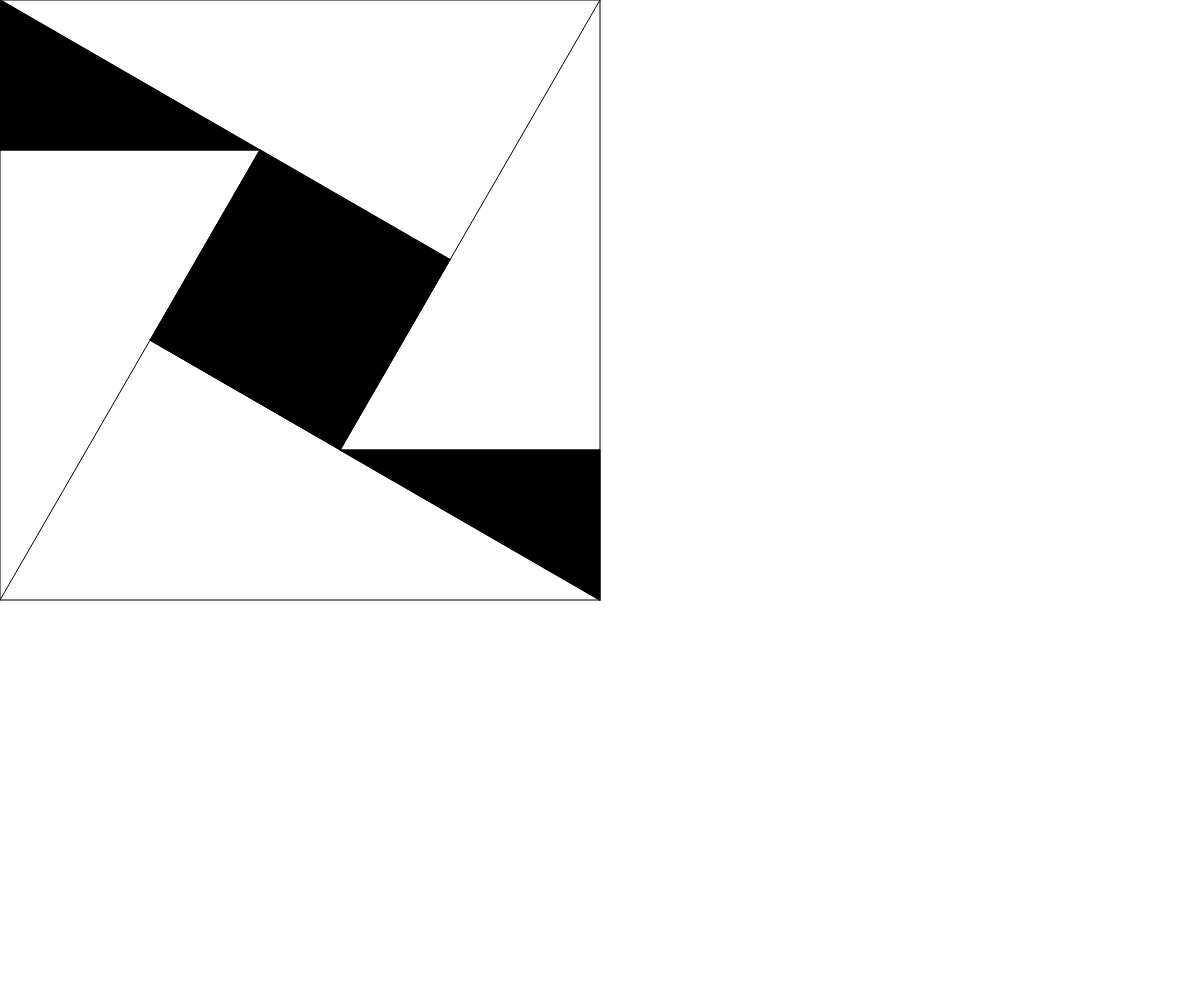
Frame 1 (no input)
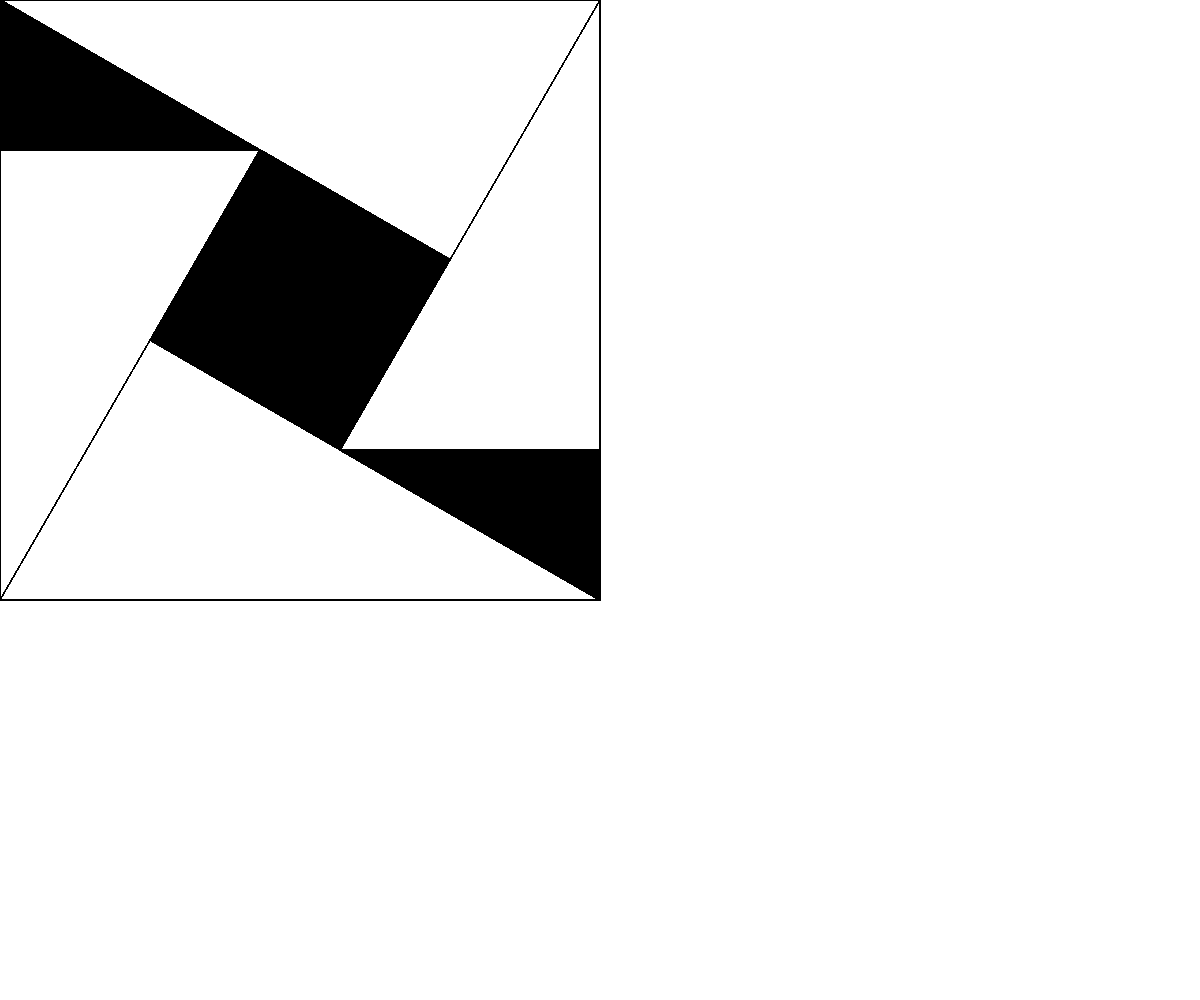
Frame 60 (no input)
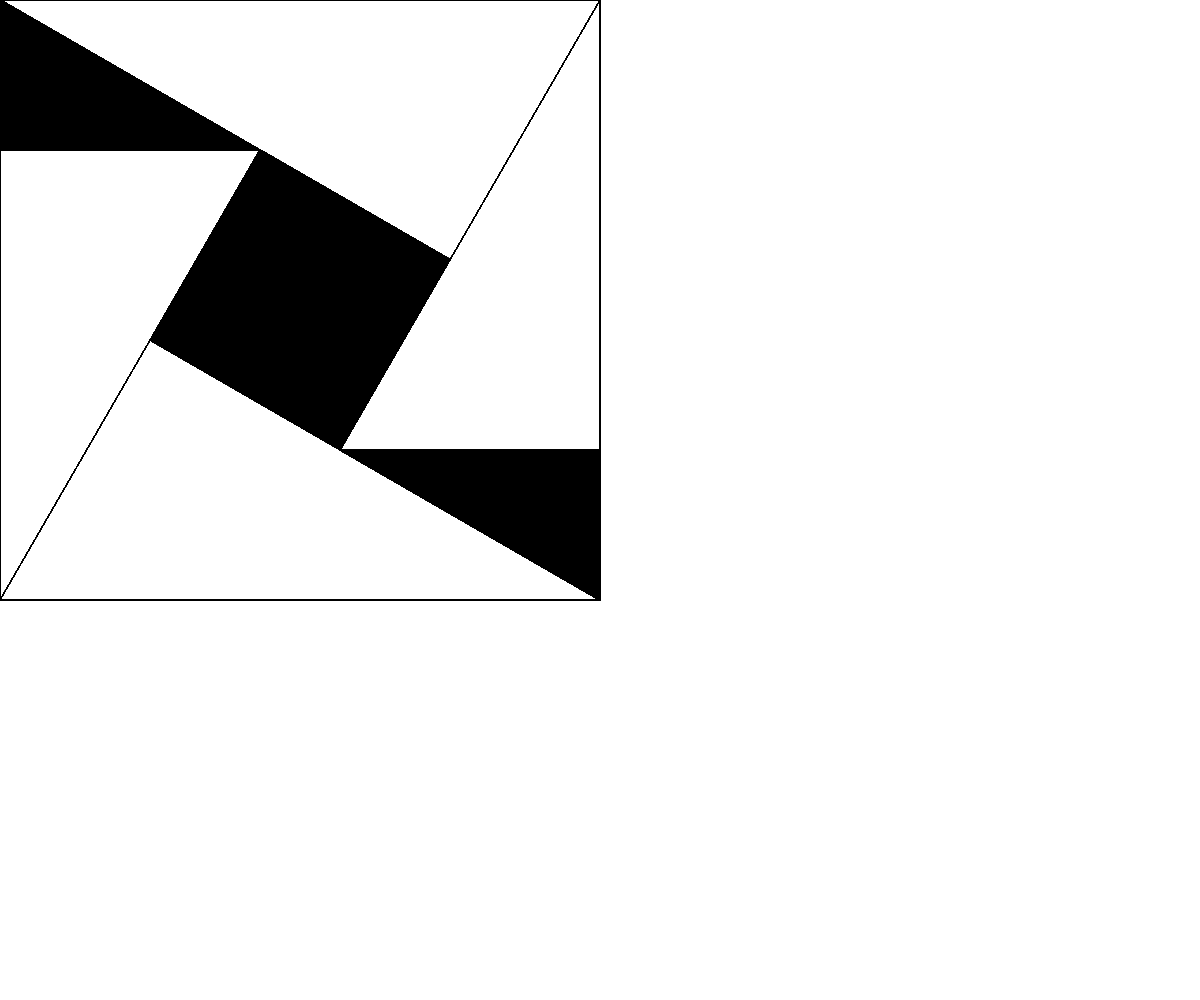
Frame 120 (the mouse pressed at the canvas centre since frame 60)

The p5.js sketch that drew these frames (run headless with seeded random() and noise() and a simulated clock; from frame 60 on, the mouse is pressed at the canvas centre):

// p5.js sketch
// ── sketch.js
let squareWidth = 600;
let unit = 0.25;
let scale = squareWidth*unit;

function setup() {
    createCanvas(windowWidth, windowHeight); // w, h
}

function scaled(x) {
    return x*scale;
}

function draw() {
    stroke(0);
    // draw a square
    line(0,0,squareWidth,0);
    line(0,0,0,squareWidth);
    line(squareWidth,0,squareWidth,squareWidth);
    line(0,squareWidth,squareWidth,squareWidth);

    // draw strokes in the artwork
    line(0,0,scaled(3), scaled(sqrt(3)));
    line(scaled(4),0,scaled((4-sqrt(3))),scaled(3));
    line(scaled(4),scaled(4),scaled(1),scaled(4-sqrt(3)));
    line(0,scaled(4),scaled(sqrt(3)),scaled(1));

    line(0,scaled(1),scaled(sqrt(3)),scaled(1));
    line(scaled(4),scaled(3),scaled(4-sqrt(3)),scaled(3));

    // color the center square
    fill(0);
    quad(scaled(3), scaled(sqrt(3)), scaled((4-sqrt(3))),scaled(3), scaled(1),scaled((4-sqrt(3))), scaled(sqrt(3)),scaled(1));

    // color the two triangles
    triangle(0, 0, 0, scaled(1), scaled(sqrt(3)), scaled(1));
    triangle(scaled(4),scaled(4),scaled(4),scaled(3),scaled(4-sqrt(3)),scaled(3));
}
